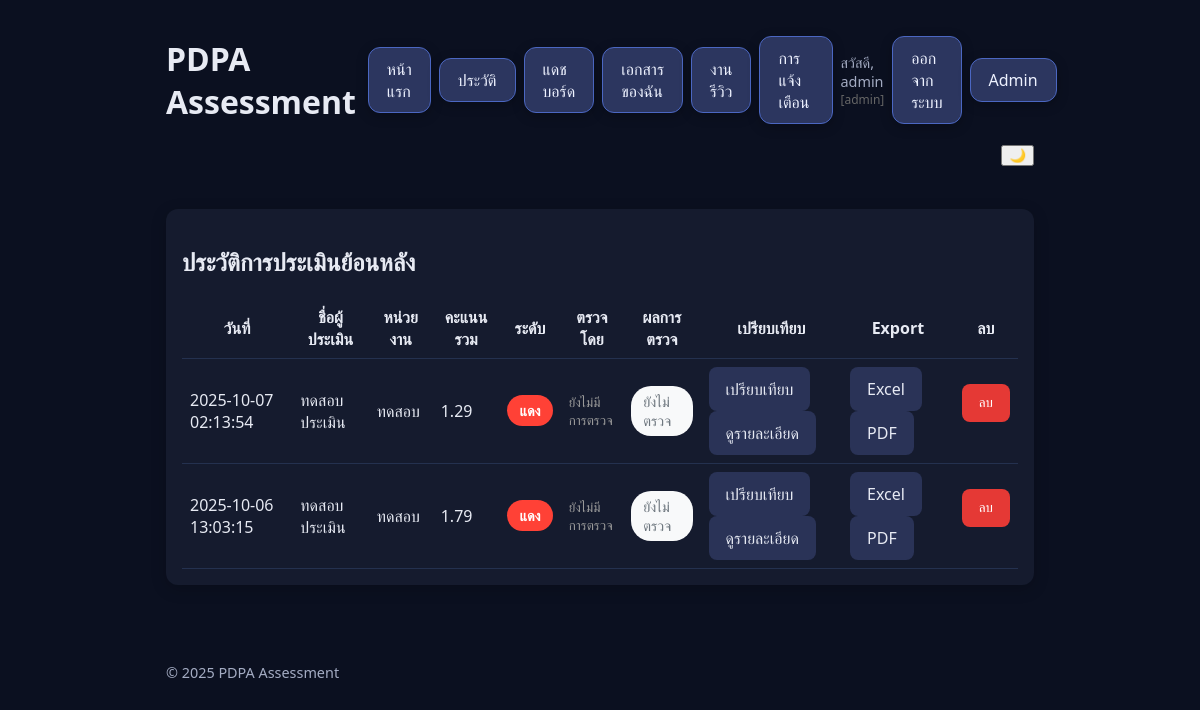
The page /?a=history (signed in) on the database its author committed.
### tables this page shows
CREATE TABLE `assessments` (
  `id` int NOT NULL AUTO_INCREMENT,
  `organization_name` varchar(255) DEFAULT NULL,
  `assessor_name` varchar(255) DEFAULT NULL,
  `org_status` varchar(100) DEFAULT NULL,
  `contact_email` varchar(255) DEFAULT NULL,
  `user_id` int DEFAULT NULL,
  `started_at` datetime DEFAULT NULL,
  `completed_at` datetime DEFAULT NULL,
  `deleted_at` datetime DEFAULT NULL,
  `score` float DEFAULT NULL,
  `risk_level` varchar(64) DEFAULT NULL,
  PRIMARY KEY (`id`),
  KEY `user_id` (`user_id`),
  CONSTRAINT `assessments_ibfk_1` FOREIGN KEY (`user_id`) REFERENCES `users` (`id`) ON DELETE SET NULL
);

### views/history.php (the view, shortened to what this page needs)
<?php include __DIR__.'/header.php'; ?>
<section class="card" style="max-width:900px;margin:32px auto;">
  <h2>ประวัติการประเมินย้อนหลัง</h2>
  <?php if (empty($_SESSION['user']) && empty($_SESSION['is_admin'])): ?>
    <div style="padding:32px;text-align:center;color:#eab308;font-size:1.2em;">
      โปรดเข้าสู่ระบบหรือลงทะเบียนถ้ายังไม่มี user<br>
      <a class="btn primary" href="?a=login">เข้าสู่ระบบ</a>
      <a class="btn" href="?a=register">ลงทะเบียน</a>
    </div>
  <?php elseif (empty($rows)): ?>
    <div style="padding:32px;text-align:center;color:#888;">ไม่พบประวัติการประเมิน</div>
  <?php else: ?>
  <table style="width:100%;margin-top:16px;border-collapse:collapse;">
    <thead>
      <tr>
        <th style="padding:8px;border-bottom:1px solid #24314f;">วันที่</th>
        <th style="padding:8px;border-bottom:1px solid #24314f;">ชื่อผู้ประเมิน</th>
        <th style="padding:8px;border-bottom:1px solid #24314f;">หน่วยงาน</th>
        <th style="padding:8px;border-bottom:1px solid #24314f;">คะแนนรวม</th>
        <th style="padding:8px;border-bottom:1px solid #24314f;">ระดับ</th>
        <th style="padding:8px;border-bottom:1px solid #24314f;">ตรวจโดย</th>
        <th style="padding:8px;border-bottom:1px solid #24314f;">ผลการตรวจ</th>
        <th style="padding:8px;border-bottom:1px solid #24314f;">เปรียบเทียบ</th>
        <th style="padding:8px;border-bottom:1px solid #24314f;">Export</th>
        <?php if (!empty($isAdmin)): ?>
          <th style="padding:8px;border-bottom:1px solid #24314f;">ลบ</th>
        <?php endif; ?>
      </tr>
    </thead>
    <tbody>
    <?php foreach ($rows as $h): ?>
      <tr>
        <td style="padding:8px;border-bottom:1px solid #24314f;">
          <?= htmlspecialchars($h['started_at']) ?>
        </td>
        <td style="padding:8px;border-bottom:1px solid #24314f;">
          <?= htmlspecialchars($h['assessor_name']) ?>
        </td>
        <td style="padding:8px;border-bottom:1px solid #24314f;">
          <?= htmlspecialchars($h['organization_name'] ?? '') ?>
        </td>
        <td style="padding:8px;border-bottom:1px solid #24314f;">
          <?= htmlspecialchars($h['score'] ?? '') ?>
        </td>
        <td style="padding:8px;border-bottom:1px solid #24314f;">
          <?php
          $risk_level = $h['risk_level'] ?? '';
          $bg_color = '';
          $text_color = '';
          switch(strtolower($risk_level)) {
            case 'แดง':
            case 'red':
              $bg_color = '#ff4136';
              $text_color = 'white';
              break;
          }
          ?>
          <?php if ($risk_level): ?>
          <span style="background:<?= $bg_color ?>;color:<?= $text_color ?>;padding:6px 12px;border-radius:20px;font-size:0.9em;font-weight:bold;display:inline-block;">
            <?= htmlspecialchars($risk_level) ?>
          </span>
          <?php else: ?>
          <span style="color:#999;">-</span>
          <?php endif; ?>
        </td>
        <td style="padding:8px;border-bottom:1px solid #24314f;">
          <?php
          $review_steps = get_document_review_steps($h['id']);
          if (!empty($review_steps)):
            foreach ($review_steps as $step):
          ?>
            <div style="margin-bottom:4px;font-size:0.9em;">
              <strong><?= htmlspecialchars($step['reviewer_name']) ?></strong><br>
              <small style="color:#666;">
                <?= htmlspecialchars($step['action']) ?> - <?= htmlspecialchars($step['created_at']) ?>
              </small>
            </div>
          <?php
            endforeach;
          else:
          ?>
            <small style="color:#999;">ยังไม่มีการตรวจ</small>
          <?php endif; ?>
        </td>
        <td style="padding:8px;border-bottom:1px solid #24314f;">
          <?php
          if (!empty($review_steps)):
            $latest_review = end($review_steps);
            $action = $latest_review['action'];
            $bg_color = '';
            $text_color = '';
            $result_text = '';
            switch($action) {
              case 'approved':
                $bg_color = '#d4edda';
                $text_color = '#155724';
                $result_text = 'อนุมัติ';
                break;
              case 'rejected':
                $bg_color = '#f8d7da';
                $text_color = '#721c24';
                $result_text = 'ปฏิเสธ';
                break;
              case 'under_review':
                $bg_color = '#fff3cd';
                $text_color = '#856404';
                $result_text = 'กำลังตรวจ';
                break;
              case 'pending':
                $bg_color = '#e2e3e5';
                $text_color = '#6c757d';
                $result_text = 'รอการตรวจ';
                break;
              default:
                $bg_color = '#f8f9fa';
                $text_color = '#6c757d';
                $result_text = htmlspecialchars($action);
            }
          ?>
            <span style="background:<?= $bg_color ?>;color:<?= $text_color ?>;padding:6px 12px;border-radius:20px;font-size:0.9em;font-weight:bold;display:inline-block;">
              <?= $result_text ?>
            </span>
          <?php else: ?>
            <span style="background:#f8f9fa;color:#6c757d;padding:6px 12px;border-radius:20px;font-size:0.9em;display:inline-block;">
              ยังไม่ตรวจ
            </span>
          <?php endif; ?>
        </td>
        <td style="padding:8px;border-bottom:1px solid #24314f;">
          <a class="btn" href="?a=compare_assessment&id=<?= (int)$h['id'] ?>">เปรียบเทียบ</a>
          <a class="btn" href="?a=assessment_detail&id=<?= (int)$h['id'] ?>">ดูรายละเอียด</a>
        </td>
        <td style="padding:8px;border-bottom:1px solid #24314f;">
          <a class="btn" href="?a=export_excel&id=<?= (int)$h['id'] ?>" target="_blank">Excel</a>
          <a class="btn" href="?a=export_pdf&id=<?= (int)$h['id'] ?>" target="_blank">PDF</a>
        </td>
        <?php if (!empty($isAdmin)): ?>
        <td style="padding:8px;border-bottom:1px solid #24314f;">
          <form method="post" action="?a=admin_assessment_delete" onsubmit="return confirm('ยืนยันลบประวัติการประเมินนี้ รวมถึงไฟล์และคำตอบที่เกี่ยวข้อง?');">
            <button class="btn" style="background:#e53935;color:#fff;">ลบ</button>
          </form>
        </td>
        <?php endif; ?>
      </tr>
      <?php endforeach; ?>
    </tbody>
  </table>
  <?php endif; ?>
</section>
<?php include __DIR__.'/footer.php'; ?>

### assets/style.css (style rules this page uses)
:root { --bg:#0b1020;--fg:#e7eaf3;--muted:#a4acc3;--card:#151b2e;--primary:#4f7cff;--accent:#2dd4bf;--danger:#ef4444 }
* { box-sizing:border-box }
html,body { margin:0;padding:0;font-family:system-ui,-apple-system,Segoe UI,Roboto,Ubuntu,Cantarell,Noto Sans,sans-serif;background:var(--bg);color:var(--fg) }
.card { background:var(--card);padding:16px;border-radius:12px;box-shadow:0 4px 16px rgba(0,0,0,.2);margin:16px 0 }
.btn { display:inline-block;padding:10px 16px;border-radius:8px;border:1px solid transparent;background:#2a3357;color:var(--fg);text-decoration:none }

### rows shown on the page
assessments: started_at "2025-10-07 02:13:54", assessor_name "ทดสอบประเมิน", organization_name "ทดสอบ", score "1.29", risk_level "แดง"
assessments: started_at "2025-10-06 13:03:15", assessor_name "ทดสอบประเมิน", organization_name "ทดสอบ", score "1.79", risk_level "แดง"

### other values the page prints
$cfg['app_name'] "PDPA Assessment"
$navUser['username'] "admin"
$navUser['role'] "admin"
